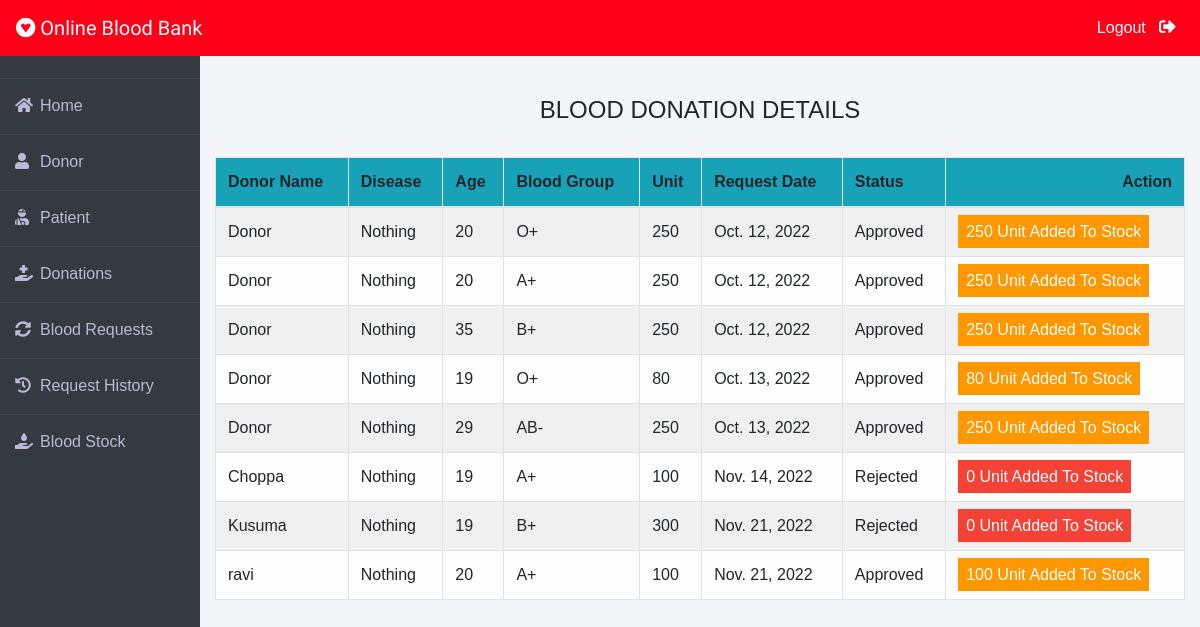
/admin-donation (signed in), run on the app's committed database.
### donor/models.py (models this page shows, shortened)
class BloodDonate(models.Model):
    donor=models.ForeignKey(Donor,on_delete=models.CASCADE)
    disease=models.CharField(max_length=100,default="Nothing")
    age=models.PositiveIntegerField()
    bloodgroup=models.CharField(max_length=10)
    unit=models.PositiveIntegerField(default=0)
    status=models.CharField(max_length=20,default="Pending")
    date=models.DateField(auto_now=True)

class Donor(models.Model):
    user=models.OneToOneField(User,on_delete=models.CASCADE)
    profile_pic= models.ImageField(upload_to='profile_pic/Donor/',null=True,blank=True)
    bloodgroup=models.CharField(max_length=10)
    address = models.CharField(max_length=40)
    mobile = models.CharField(max_length=20,null=False)
    def __str__(self):
        return self.user.first_name

### blood/views.py (the view)
# urls.py: path('admin-donation', views.admin_donation_view,name='admin-donation'),
@login_required(login_url='adminlogin')
def admin_donation_view(request):
    donations=dmodels.BloodDonate.objects.all()
    return render(request,'blood/admin_donation.html',{'donations':donations})

### templates/blood/admin_donation.html (shortened to what this page needs)
{% extends 'blood/adminbase.html' %}
{% block content %}
{% load widget_tweaks %}
{%load static%}
<head>
   </head>
<br><br>
<div class="container">
    <H4 class="text-center">BLOOD DONATION DETAILS</H4><br>
    <table class="table table-light table-hover table-bordered table-striped">
        <thead class="bg-info">
            <tr>
                <th scope="col">Donor Name</th>
                <th scope="col">Disease</th>
                <th scope="col">Age</th>
                <th scope="col">Blood Group</th>
                <th scope="col">Unit</th>
                <th scope="col">Request Date</th>
                <th scope="col">Status</th>
                <th class="text-right">Action</th>
            </tr>
        </thead>
        <tbody>
            {% for t in donations %}
            <tr>
                <td> {{t.donor}}</td>
                <td> {{t.disease}}</td>
                <td> {{t.age}}</td>
                <td>{{t.bloodgroup}}</td>
                <td>{{t.unit}}</td>
                <td>{{t.date}}</td>
                <td>{{t.status}}</td>
                {% if t.status == 'Pending' %}
                <td class="text-right">
                    <button class="btn btn-primary badge-pill" style="width: 100px;"><a  style="text-decoration: none;color: white;" href="{% url 'approve-donation' t.id  %}">APPROVE</a> </button>
                    <button class="btn btn-danger badge-pill" style="width: 80px;"><a  style="text-decoration: none;color: white;" href="{% url 'reject-donation' t.id  %}">REJECT</a> </button>
                </td>
                {% elif  t.status == 'Approved' %}
                <td><span class="label warning">{{t.unit}} Unit Added To Stock</span></td>
                {% else %}
                <td><span class="label danger">0 Unit Added To Stock</span></td>
                {% endif %}
            </tr>
            {% endfor %}
        </tbody>
    </table>
</div>
{% endblock content %}

### templates/blood/adminbase.html (shortened to what this page needs)
<!DOCTYPE html>
<html lang="en">
<head>
    <link rel="stylesheet" href="https://maxcdn.bootstrapcdn.com/bootstrap/4.0.0/css/bootstrap.min.css">
    <link rel="stylesheet" href="https://cdnjs.cloudflare.com/ajax/libs/font-awesome/5.14.0/css/all.css">
</head>
<body>
    <nav class="navbar navbar-expand-lg navbar-light fixed-top bg-danger">
        <a style="color:white;font-family: 'Kaushan Script', cursive;" class="navbar-brand" href="/"><i class="fab fa-gratipay"></i>&nbsp;Online Blood Bank</a>
        <div class="navbar-collapse collapse w-100 order-3 dual-collapse2">
            <ul class="navbar-nav ml-auto">
                <li class="nav-item">
                    <a class="nav-link" style="color: white;" href="/logout">Logout &nbsp; <i class="fas fa-sign-out-alt"></i></a>
                </li>
            </ul>
        </div>
      </nav>
<br><br>
<div class="wrapper">
    <div class="sidebar">
        <ul>
            <li><a style="text-decoration:none;" href="/"><i class="fas fa-home"></i>Home</a></li>
            <li><a style="text-decoration:none;" href="/admin-donor"><i class="fas fa-user"></i>Donor</a></li>
            <li><a style="text-decoration:none;" href="/admin-patient"><i class="fas fa-user-injured"></i>Patient</a></li>
            <li><a style="text-decoration:none;" href="/admin-donation"><i class="fas fa-hand-holding-medical"></i>Donations</a></li>
            <li><a style="text-decoration:none;" href="/admin-request"><i class="fas fa-sync-alt"></i>Blood Requests</a></li>
            <li><a style="text-decoration:none;" href="/admin-request-history"><i class="fas fa-history"></i>Request History</a></li>
            <li><a style="text-decoration:none;" href="/admin-blood"><i class="fas fa-hand-holding-water"></i>Blood Stock</a></li>
        </ul>
    </div>
    <div class="main_content">
{% block content %}
{% endblock content %}
    </div>
</div>
</body>
</html>

### templates/blood/adminbase.html (style rules this page uses)
* { margin: 0; padding: 0; box-sizing: border-box; list-style: none; text-decoration: none; font-family: 'Josefin Sans', sans-serif; }
body { background-color: #f3f5f9; }
.bg-danger { background-color: #ff0018!important; }
.wrapper { display: flex; position: relative; }
.wrapper .sidebar { width: 200px; height: 100%; background: #343a40; padding: 30px 0px; position: fixed; }
.wrapper .sidebar ul li { padding: 15px; border-bottom: 1px solid #bdb8d7; border-bottom: 1px solid rgba(0,0,0,0.05); border-top: 1px solid rgba(255,255,255,0.05); }
.wrapper .sidebar ul li a { color: #bdb8d7; display: block; }
.wrapper .sidebar ul li a .fas { width: 25px; }
.wrapper .main_content { width: 100%; margin-left: 200px; }
.fa-sign-out-alt { color: white; font-size: 2ex; }

### templates/blood/admin_donation.html (style rules this page uses)
.label { color: white; padding: 8px; }
.warning { background-color: #ff9800; }
.danger { background-color: #f44336; }

### data on the page
BloodDonate: donor "Donor", disease "Nothing", age "20", bloodgroup "O+", unit "250", date "Oct. 12, 2022", status "Approved"
BloodDonate: donor "Donor", disease "Nothing", age "20", bloodgroup "A+", unit "250", date "Oct. 12, 2022", status "Approved"
BloodDonate: donor "Donor", disease "Nothing", age "35", bloodgroup "B+", unit "250", date "Oct. 12, 2022", status "Approved"
BloodDonate: donor "Donor", disease "Nothing", age "19", bloodgroup "O+", unit "80", date "Oct. 13, 2022", status "Approved"
BloodDonate: donor "Donor", disease "Nothing", age "29", bloodgroup "AB-", unit "250", date "Oct. 13, 2022", status "Approved"
BloodDonate: donor "Choppa", disease "Nothing", age "19", bloodgroup "A+", unit "100", date "Nov. 14, 2022", status "Rejected", shows "0 Unit Added To Stock"
BloodDonate: donor "Kusuma", disease "Nothing", age "19", bloodgroup "B+", unit "300", date "Nov. 21, 2022", status "Rejected", shows "0 Unit Added To Stock"
BloodDonate: donor "ravi", disease "Nothing", age "20", bloodgroup "A+", unit "100", date "Nov. 21, 2022", status "Approved"
